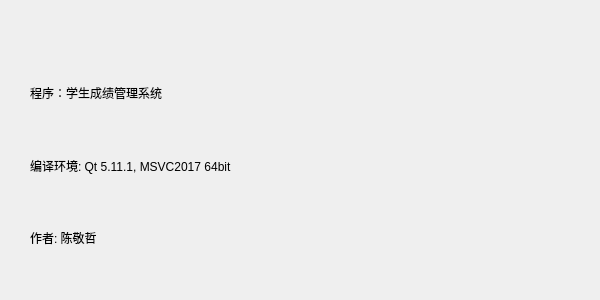
<?xml version="1.0" encoding="UTF-8"?>
<ui version="4.0">
 <class>about_Dialog</class>
 <widget class="QDialog" name="about_Dialog">
  <property name="geometry">
   <rect>
    <x>0</x>
    <y>0</y>
    <width>600</width>
    <height>300</height>
   </rect>
  </property>
  <property name="windowTitle">
   <string>关于</string>
  </property>
  <widget class="QWidget" name="layoutWidget">
   <property name="geometry">
    <rect>
     <x>30</x>
     <y>60</y>
     <width>561</width>
     <height>211</height>
    </rect>
   </property>
   <layout class="QVBoxLayout" name="verticalLayout">
    <item>
     <widget class="QLabel" name="label">
      <property name="text">
       <string>程序：学生成绩管理系统</string>
      </property>
     </widget>
    </item>
    <item>
     <widget class="QLabel" name="label_2">
      <property name="text">
       <string>编译环境: Qt 5.11.1, MSVC2017 64bit</string>
      </property>
     </widget>
    </item>
    <item>
     <widget class="QLabel" name="label_3">
      <property name="text">
       <string>作者: 陈敬哲</string>
      </property>
     </widget>
    </item>
   </layout>
  </widget>
 </widget>
 <resources/>
 <connections/>
</ui>
